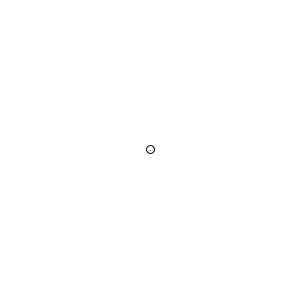
Frame 1 (no input)
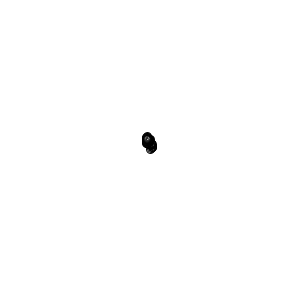
Frame 60 (the mouse pressed at the canvas centre just before this capture)
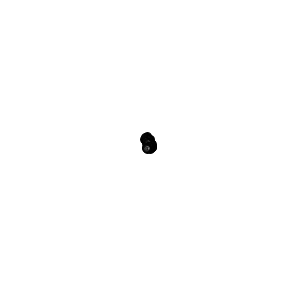
Frame 120 (the mouse held since frame 60 and released just before this capture)

The Processing sketch that drew these frames (run headless with seeded random() and noise(); from frame 60 on, the mouse is pressed at the canvas centre):

// Processing sketch: RandomWalks
// ── RandomWalks.pde
Walker w;

void setup(){
 size(300,300);
 w = new Walker();
 background(255); 
}

void draw(){
 w.display();
 w.step(); 

 
 fill(255,10);
 stroke(0);
 ellipse(w.x,w.y,8,8);
 
}

// ── Walker_Class.pde
class Walker {
  int x;
  int y;

  Walker() {
    x = width/2;
    y = height/2;
  }

  void display() {
    stroke(0);
    point(x, y);
  }

  void step() {
    float stepx = (random(3)) - 1;
    float stepy = (random(3)) - 1;

    x += stepx;
    y += stepy;
  }
}
